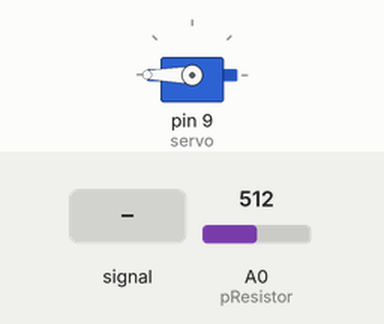
This sketch was run on a simulated Arduino Uno, built with avr-gcc and run on an emulated ATmega328P. Shown: servo. The inputs (shaded band) are chosen by the test bench; at power-on: A0 (pResistor) = 512. What the sketch prints to the serial monitor is not drawn.

Above: at 1.2 s.
1.3 s: A0 (pResistor) fed a 200 Hz sine of ±255 counts around its level
4.3 s: A0 (pResistor) set to 716
At 5.4 s:
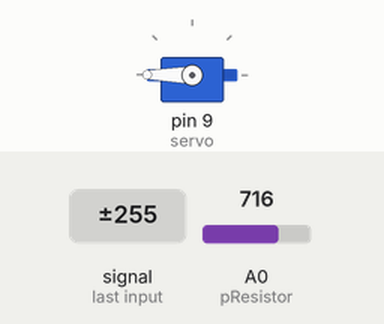
7.3 s: A0 (pResistor) set to 315
8.8 s: A0 (pResistor) set to 288
At 9.6 s:
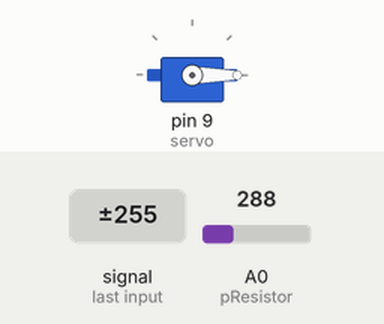
11.8 s: A0 (pResistor) set to 306
At 13.1 s:
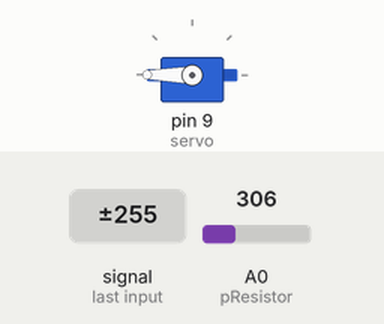
Timing chart, 0 to 14.3 s (numbered marks = the images above; inputs shaded):
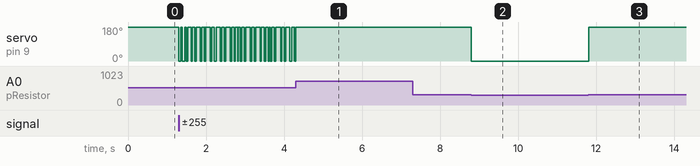

The sketch:

Photo_Resistor_Test.ino
```cpp
#include <Servo.h>

Servo servo;

int pResistor = 0;

int value;

void setup(){
    pinMode (pResistor, INPUT);
    servo.attach(9);
    servo.write(0);
    Serial.begin(115200);
}

void loop(){
  value = analogRead(pResistor);
  Serial.print("Value: ");
  Serial.println(analogRead(pResistor));

  if (value > 300){
    servo.write(180);
  }
  else{
    servo.write(0);
  }
}
```

Measured:
- the behaviour switches between 301 and 300 on A0 (pResistor) (found by bisection; images 1 and 2)
- after the input at 4.3 s, servo on pin 9 (servo): stops changing and stays 180°
- after the input at 8.8 s, servo on pin 9 (servo): 180° → 0° at once
- after the input at 11.8 s, servo on pin 9 (servo): 0° → 180° at once
